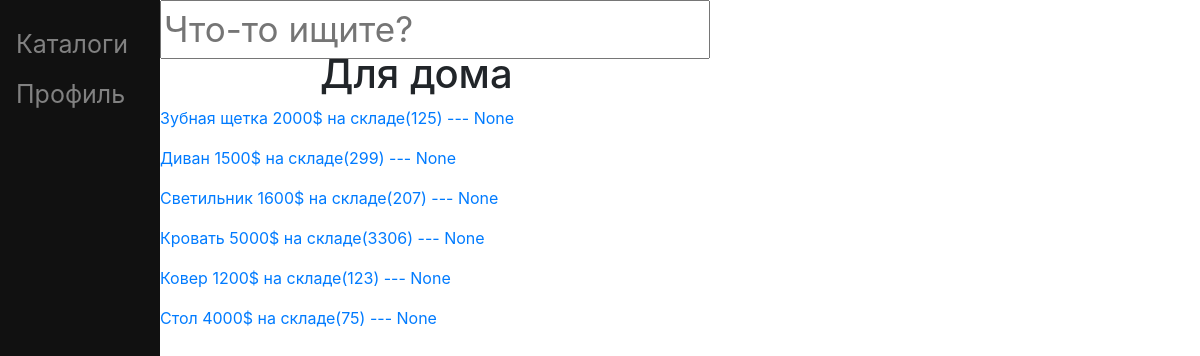
Screenshot of /store/catalogs/Для дома/ with the database file from the repository.
### app/models.py (models this page shows, shortened)
class Catalogs(models.Model):
    catalog_name=models.CharField(max_length=20)
    def __str__(self):
        return f"{self.catalog_name}"

class Goods(models.Model):
    name_of_good=models.CharField(max_length=20,verbose_name="Товар")
    price=models.IntegerField(default=0)
    amount=models.IntegerField(default=0)
    catalog=models.ForeignKey(Catalogs,on_delete=models.CASCADE,related_name='good',null=True)
    def __str__(self):
        return f"{self.name_of_good}"
    class Meta:
        verbose_name="Good"

### app/views.py (the view)
# urls.py: path('catalogs/<str:c_str>/',views.goods,name="goods"),
def goods(req,c_str):
    catalogs=Catalogs.objects.get(catalog_name=c_str)
    goods=catalogs.good.all()
    return render(req,"goods.html",{
    "catalogs":catalogs,
    "goods":goods,
    })

### app/templates/goods.html
{% extends 'base.html' %}
{% block body %}
<h1>{{catalogs}}</h1>
{% for good in goods %}
<p><a href="{% url 'goods_descr' good.id %}">{{good}} {{good.price}}$ на складе({{good.amount}}) --- {{good.good_descr.all.first}}</a></p>
{% empty %}
<p>товаранету</p>
{% endfor %}
{% endblock %}

### app/static/style.css (style rules this page uses)
h1 { margin-left: 160px; }

### rows the page displays
Catalogs: catalog_name "Для дома"
Goods: name_of_good "Зубная щетка", price "2000", amount "125", good_descr.all.first "None"
Goods: name_of_good "Диван", price "1500", amount "299", good_descr.all.first "None"
Goods: name_of_good "Светильник", price "1600", amount "207", good_descr.all.first "None"
Goods: name_of_good "Кровать", price "5000", amount "3306", good_descr.all.first "None"
Goods: name_of_good "Ковер", price "1200", amount "123", good_descr.all.first "None"
Goods: name_of_good "Стол", price "4000", amount "75", good_descr.all.first "None"
